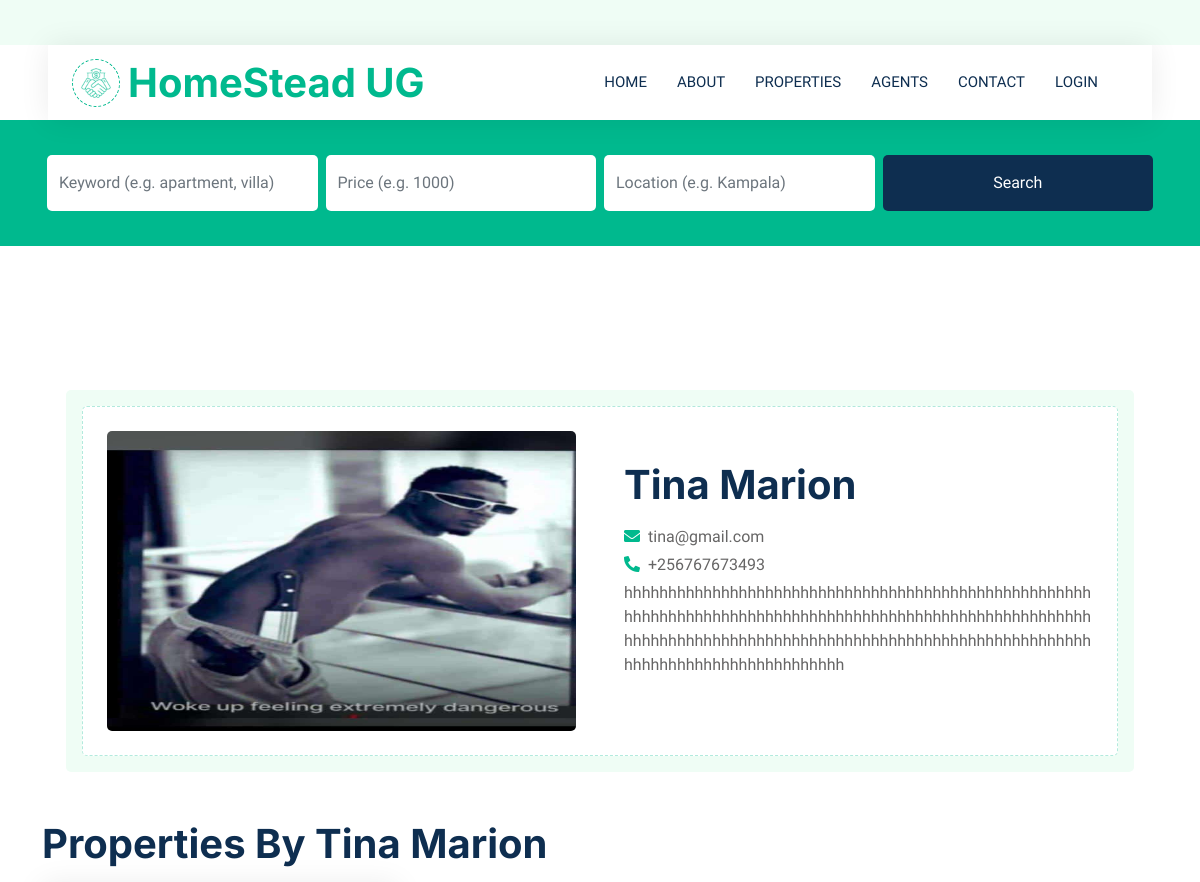
Before: /agent/2/ (upper part) with the older database file.
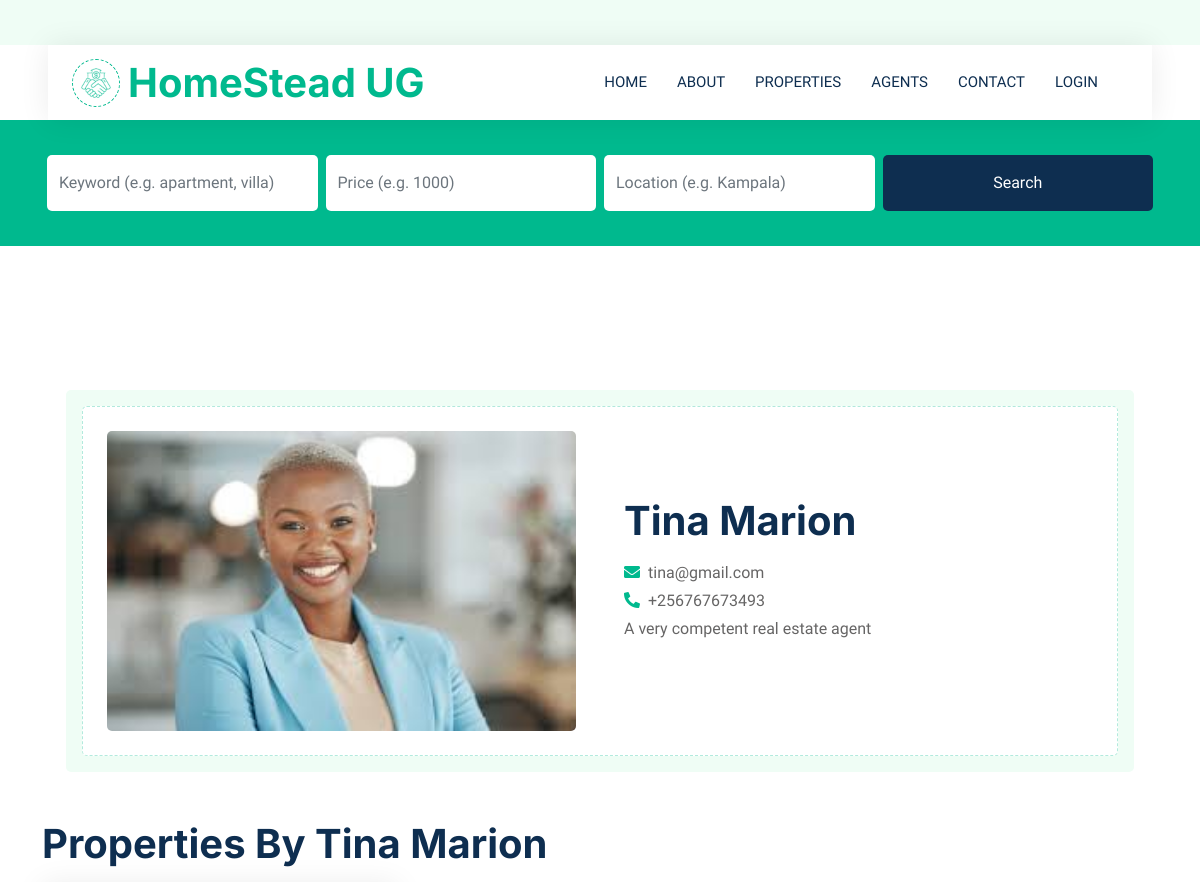
After: the same page with the newer database file.
### Home/models.py (models this page shows, shortened)
class Agent(models.Model):
    user = models.OneToOneField(User, on_delete=models.CASCADE, null=True)
    name = models.CharField(max_length=100)
    email = models.EmailField()
    contacts = models.CharField(max_length=20)
    profilepic = models.ImageField(upload_to='uploads/agentprofiles/', null=True)
    description = models.TextField(max_length=500)
    imageID = models.ImageField(upload_to='uploads/agents/', null=True)

### Home/views.py (the view)
# urls.py: path('agent/<int:agent_id>/', views.agent_profile, name='agentprofile'),
def agent_profile(request, agent_id):
    agent = Agent.objects.get(id=agent_id)
    all_properties = Property.objects.filter(agent=agent)
    sell_properties = all_properties.filter(selrent="Sell")
    rent_properties = all_properties.filter(selrent="Rent")
    context = {
        "agent": agent,
        "all_properties": all_properties,
        "sell_properties": sell_properties,
        "rent_properties": rent_properties
    }
    return render(request, "agent-profile.html", context)

### Home/context_processors.py (called while the page is built)
def is_agent(request):
    if request.user.is_authenticated:
        return {'is_agent': request.user.groups.filter(name="Agents").exists()}
    return {'is_agent': False}

### Home/models.py (called while the page is built)
    def __str__(self):
         return self.name

### Home/templates/agent-profile.html (shortened to what this page needs)
{% extends "main.html" %}
{% load static %}
{% block body %}
<div class="container-xxl py-5">
    <div class="container">
        <div class="container-xxl py-5">
            <div class="container">
                <div class="bg-light rounded p-3">
                    <div class="bg-white rounded p-4" style="border: 1px dashed rgba(0, 185, 142, .3)">
                        <div class="row g-5 align-items-center">
                            <div class="col-lg-6 wow fadeIn" data-wow-delay="0.1s">
                                <img class="img-fluid rounded w-100" src="{% if agent.profilepic %}{{ agent.profilepic.url }}{% else %}{% static 'img/agent-placeholder.jpg' %}{% endif %}" alt="{{ agent.name }}" style="width: 50px; height: 300px;">
                            </div>
                            <div class="col-lg-6 wow fadeIn" data-wow-delay="0.5s">
                                <div class="mb-4">
                                    <h1 class="mb-3">{{ agent.name }}</h1>
                                    <p class="mb-1"><i class="fa fa-envelope text-primary me-2"></i>{{ agent.email }}</p>
                                    <p class="mb-1"><i class="fa fa-phone-alt text-primary me-2"></i>{{ agent.contacts }}</p>
                                    <p class="mb-0" style="white-space: normal; word-wrap: break-word; overflow-wrap: break-word;">
                                        {{ agent.description|default:"This agent has not added a description yet." }}
                                    </p>
                                </div>
                            </div>
                        </div>
                    </div>
                </div>
            </div>
        </div>
        <div class="tab-content">
                    <h1 class="mb-3"> Properties By {{agent.name}} </h1>
            </div>
            <div id="all" class="tab-pane fade show p-0 active">
                <div class="row g-4">
                </div>
            </div>
        </div>
    </div>
</div>
{% endblock body %}

Changed rows visible on the page:
changed Agent "Tina Marion": profilepic: a different picture; description "hhhhhhhhhhhhhhhhhhhhhhhhhhhhhhhhhhhhhhhhhhhhhhhhhhhhhhhhhhhhhhhhhhhhhhhhhhhhhhhhhhhhhhhhhhhhhhhhhhhhhhhhhhhhhhhhhhhhhhhhhhhhhhhhhhhhhhhhhhhhhhhhhhhhhhhhhhhhhhhhhhhhhhhhhhhhhhhhhhhhhhhh" → "A very competent real estate agent"
